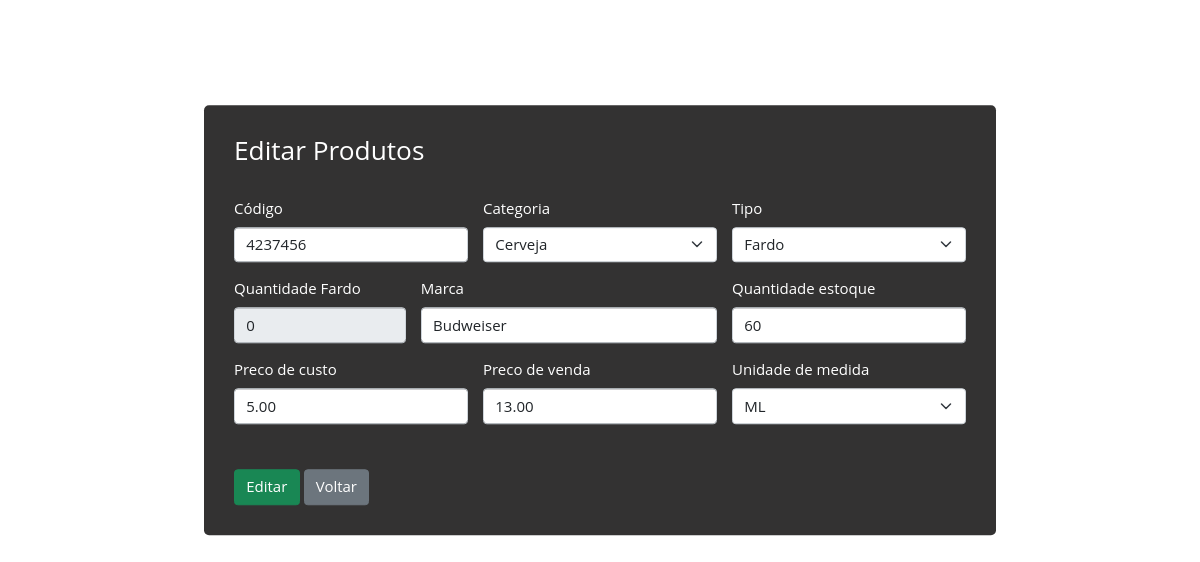
Page /Produto/editar_produto.php?codigo=4237456 on the committed database.
### tables this page shows
CREATE TABLE IF NOT EXISTS `produtos` (
  `codigo` int(11) NOT NULL,
  `marca` varchar(50) NOT NULL,
  `tipo` varchar(100) NOT NULL,
  `preco_custo` decimal(5,2) NOT NULL,
  `preco_venda` decimal(5,2) NOT NULL,
  `unidade_medida` varchar(3) NOT NULL,
  `quantidade_fardo` int(11) NOT NULL,
  `quantidade_estoque` int(11) NOT NULL,
  `fkcategoria` varchar(50) NOT NULL,
  PRIMARY KEY (`codigo`)
);

### Produto/editar_produto.php (the view, shortened to what this page needs)
<?php
$pdo = Conexao::connect();
$codigo = $_GET["codigo"];
$sql = $pdo->query("SELECT * FROM produtos WHERE codigo = $codigo");
$produtos = $sql->fetchAll(PDO::FETCH_OBJ);
$sql = "SELECT * FROM categorias";
$comando = $pdo->prepare($sql);
$comando->execute();
$todos = $comando->fetchAll(PDO::FETCH_ASSOC);
?>
<!DOCTYPE html>
<html lang="en">
<head>
  <link rel="stylesheet" type="text/css" href="../css/editar_pro.css">
  <link href="../bootstrap/css/bootstrap.css" rel="stylesheet">
</head>
<body>
  <div class="container">
    <div class="row">
      <div id="conteudo">
        <h3>Editar Produtos</h3>
        <br>
        <form class="row g-3" action="func_editarproduto.php" method="POST">
          <?php
          foreach ($produtos as $produto) {
          ?>
            <div class="col-md-4">
              <label for="codigo" class="form-label">Código</label>
              <input type="number" class="form-control" name="codigo" id="codigo" value="<?php echo $produto->codigo ?>">
            </div>
            <div class="col-4">
              <label for="fkcategoria" class="form-label">Categoria</label><br>
              <select class="form-select" id="fkcategoria" name="fkcategoria">
                <?php
                foreach ($todos as $cat) {
                  if($produto->fkcategoria == $cat["nome"]){
                    echo '<option value="' . $cat["nome"] . '" selected>' . $cat["nome"] . '</option>';
                  }else{
                    echo '<option value="' . $cat["nome"] . '">' . $cat["nome"] . '</option>';
                  }
                }
                ?>
              </select>
            </div>
            <div class="col-md-4">
              <label for="tipo" class="form-label">Tipo</label>
              <select class="form-select" name="tipo" id="tipo" onchange="validarForm()">
                <?php
                    if($produto->tipo == "Unitario"){
                      echo '<option value="Unitario" selected>Unitário</option>
                      <option value="Fardo">Fardo</option>
                      ';
                    }else{
                      echo '<option value="Unitario">Unitário</option>
                      <option value="Fardo" selected>Fardo</option>
                      ';
                    }
                ?>
              </select>
            </div>
            <div class="col-3">
              <label for="quantidade_fardo" class="form-label">Quantidade Fardo</label>
              <input type="text" class="form-control" name="quantidade_fardo" id="quantidade_fardo" disabled placeholder="Se escolher: fardo" value="<?php echo $produto->quantidade_fardo ?>">
            </div>
            <div class="col-md-5">
              <label for="marca" class="form-label">Marca</label>
              <input type="text" class="form-control" name="marca" id="marca" value="<?php echo $produto->marca ?>">
            </div>
            <div class="col-md-4">
              <label for="quantidade_estoque" class="form-label">Quantidade estoque</label>
              <input type="number" class="form-control" name="quantidade_estoque" id="quantidade_estoque" value="<?php echo $produto->quantidade_estoque ?>">
            </div>
            <div class="col-md-4">
              <label for="preco_custo" id="pc_fardo" class="form-label" validarForm()>Preco de custo</label>
              <input type="number" class="form-control" name="preco_custo" id="preco_custo" step="0.01" value="<?php echo $produto->preco_custo ?>">
            </div>
            <div class="col-md-4">
              <label for="preco_venda" id="pv_venda" class="form-label" validarForm() >Preco de venda</label>
              <input type="number" class="form-control" name="preco_venda" id="preco_venda" step="0.01" value="<?php echo $produto->preco_venda ?>">
            </div>
            <div class="col-md-4">
              <label for="unidade_medida" class="form-label">Unidade de medida</label>
              <select class="form-select" name="unidade_medida" id="unidade_medida" >
                <?php
                    if($produto->unidade_medida == "ML"){
                      echo '<option value="ML" selected>ML</option>
                      <option value="L">L</option>
                      <option value="G">G</option>
                      <option value="KG">KG</option>
                      ';
                    }else if($produto->unidade_medida == "L"){
                      echo '<option value="ML">ML</option>
                      <option value="L" selected>L</option>
                      <option value="G">G</option>
                      <option value="KG">KG</option>
                      ';
                    }
                ?>
              </select>
            </div>
            <p>
            <div class="col-12">
              <button type="button" class="btn btn-success" data-toggle="modal" data-target="#EpicModal">
                Editar
              </button>
              <a href="../Listagem/listagemproduto.php" class="btn btn-secondary mr-5"><i class="fas fa-arrow-circle-left"></i> Voltar</a>
            </div>
        </form>
      <?php
          }
      ?>
      </div>
    </div>
  </div>
</body>
</html>

### CSS/editar_pro.css (style rules this page uses)
* { font-family: 'Open Sans'; font-size: 15px; line-height: 1.5; margin: 0; padding: 0; user-select: none; box-sizing: border-box; }
body { background-image: url(../img/bebida.jpg); background-size: cover; background-position: center; background-attachment: fixed; margin: 0 auto; }
#conteudo { background-color: rgb(51, 50, 50); padding: 30px; border-radius: 5px; top: 40%; left: 50%; transform: translateY(-50%) translateX(-50%); position: absolute; width: 99vh; }
#conteudo label, h3 { color: #fff; }
#conteudo label, h1 { color: #fff; }

### rows in the picture
produtos: codigo "4237456", tipo "Fardo", quantidade_fardo "0", marca "Budweiser", quantidade_estoque "60", preco_custo "5.00", preco_venda "13.00", unidade_medida "ML"

### other values in the picture
form field fkcategoria "Cerveja"
